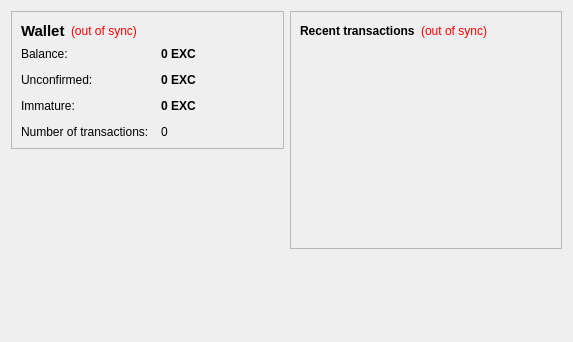
<?xml version="1.0" encoding="UTF-8"?>
<ui version="4.0">
 <class>OverviewPage</class>
 <widget class="QWidget" name="OverviewPage">
  <property name="geometry">
   <rect>
    <x>0</x>
    <y>0</y>
    <width>573</width>
    <height>342</height>
   </rect>
  </property>
  <property name="windowTitle">
   <string>Form</string>
  </property>
  <layout class="QHBoxLayout" name="horizontalLayout" stretch="1,1">
   <item>
    <layout class="QVBoxLayout" name="verticalLayout_2">
     <item>
      <widget class="QFrame" name="frame">
       <property name="frameShape">
        <enum>QFrame::StyledPanel</enum>
       </property>
       <property name="frameShadow">
        <enum>QFrame::Raised</enum>
       </property>
       <layout class="QVBoxLayout" name="verticalLayout_4">
        <item>
         <layout class="QHBoxLayout" name="horizontalLayout_4">
          <item>
           <widget class="QLabel" name="label_5">
            <property name="font">
             <font>
              <pointsize>11</pointsize>
              <weight>75</weight>
              <bold>true</bold>
             </font>
            </property>
            <property name="text">
             <string>Wallet</string>
            </property>
           </widget>
          </item>
          <item>
           <widget class="QLabel" name="labelWalletStatus">
            <property name="toolTip">
             <string>The displayed information may be out of date. Your wallet automatically synchronizes with the ExileCoin network after a connection is established, but this process has not completed yet.</string>
            </property>
            <property name="styleSheet">
             <string notr="true">QLabel { color: red; }</string>
            </property>
            <property name="text">
             <string notr="true">(out of sync)</string>
            </property>
            <property name="alignment">
             <set>Qt::AlignLeading|Qt::AlignLeft|Qt::AlignVCenter</set>
            </property>
           </widget>
          </item>
          <item>
           <spacer name="horizontalSpacer_2">
            <property name="orientation">
             <enum>Qt::Horizontal</enum>
            </property>
            <property name="sizeHint" stdset="0">
             <size>
              <width>40</width>
              <height>20</height>
             </size>
            </property>
           </spacer>
          </item>
         </layout>
        </item>
        <item>
         <layout class="QFormLayout" name="formLayout_2">
          <property name="fieldGrowthPolicy">
           <enum>QFormLayout::AllNonFixedFieldsGrow</enum>
          </property>
          <property name="horizontalSpacing">
           <number>12</number>
          </property>
          <property name="verticalSpacing">
           <number>12</number>
          </property>
          <item row="0" column="0">
           <widget class="QLabel" name="label">
            <property name="text">
             <string>Balance:</string>
            </property>
           </widget>
          </item>
          <item row="0" column="1">
           <widget class="QLabel" name="labelBalance">
            <property name="font">
             <font>
              <weight>75</weight>
              <bold>true</bold>
             </font>
            </property>
            <property name="cursor">
             <cursorShape>IBeamCursor</cursorShape>
            </property>
            <property name="toolTip">
             <string>Your current balance</string>
            </property>
            <property name="text">
             <string notr="true">0 EXC</string>
            </property>
            <property name="textInteractionFlags">
             <set>Qt::LinksAccessibleByMouse|Qt::TextSelectableByKeyboard|Qt::TextSelectableByMouse</set>
            </property>
           </widget>
          </item>
          <item row="1" column="0">
           <widget class="QLabel" name="label_3">
            <property name="text">
             <string>Unconfirmed:</string>
            </property>
           </widget>
          </item>
          <item row="1" column="1">
           <widget class="QLabel" name="labelUnconfirmed">
            <property name="font">
             <font>
              <weight>75</weight>
              <bold>true</bold>
             </font>
            </property>
            <property name="cursor">
             <cursorShape>IBeamCursor</cursorShape>
            </property>
            <property name="toolTip">
             <string>Total of transactions that have yet to be confirmed, and do not yet count toward the current balance</string>
            </property>
            <property name="text">
             <string notr="true">0 EXC</string>
            </property>
            <property name="textInteractionFlags">
             <set>Qt::LinksAccessibleByMouse|Qt::TextSelectableByKeyboard|Qt::TextSelectableByMouse</set>
            </property>
           </widget>
          </item>
          <item row="3" column="0">
           <widget class="QLabel" name="label_2">
            <property name="text">
             <string>Number of transactions:</string>
            </property>
           </widget>
          </item>
          <item row="3" column="1">
           <widget class="QLabel" name="labelNumTransactions">
            <property name="toolTip">
             <string>Total number of transactions in wallet</string>
            </property>
            <property name="text">
             <string notr="true">0</string>
            </property>
           </widget>
          </item>
          <item row="2" column="0">
           <widget class="QLabel" name="labelImmatureText">
            <property name="text">
             <string>Immature:</string>
            </property>
           </widget>
          </item>
          <item row="2" column="1">
           <widget class="QLabel" name="labelImmature">
            <property name="font">
             <font>
              <weight>75</weight>
              <bold>true</bold>
             </font>
            </property>
            <property name="toolTip">
             <string>Mined balance that has not yet matured</string>
            </property>
            <property name="text">
             <string notr="true">0 EXC</string>
            </property>
            <property name="textInteractionFlags">
             <set>Qt::LinksAccessibleByMouse|Qt::TextSelectableByKeyboard|Qt::TextSelectableByMouse</set>
            </property>
           </widget>
          </item>
         </layout>
        </item>
       </layout>
      </widget>
     </item>
     <item>
      <spacer name="verticalSpacer">
       <property name="orientation">
        <enum>Qt::Vertical</enum>
       </property>
       <property name="sizeHint" stdset="0">
        <size>
         <width>20</width>
         <height>40</height>
        </size>
       </property>
      </spacer>
     </item>
    </layout>
   </item>
   <item>
    <layout class="QVBoxLayout" name="verticalLayout_3">
     <item>
      <widget class="QFrame" name="frame_2">
       <property name="frameShape">
        <enum>QFrame::StyledPanel</enum>
       </property>
       <property name="frameShadow">
        <enum>QFrame::Raised</enum>
       </property>
       <layout class="QVBoxLayout" name="verticalLayout">
        <item>
         <layout class="QHBoxLayout" name="horizontalLayout_2">
          <item>
           <widget class="QLabel" name="label_4">
            <property name="text">
             <string>&lt;b&gt;Recent transactions&lt;/b&gt;</string>
            </property>
           </widget>
          </item>
          <item>
           <widget class="QLabel" name="labelTransactionsStatus">
            <property name="toolTip">
             <string>The displayed information may be out of date. Your wallet automatically synchronizes with the ExileCoin network after a connection is established, but this process has not completed yet.</string>
            </property>
            <property name="styleSheet">
             <string notr="true">QLabel { color: red; }</string>
            </property>
            <property name="text">
             <string notr="true">(out of sync)</string>
            </property>
            <property name="alignment">
             <set>Qt::AlignRight|Qt::AlignTrailing|Qt::AlignVCenter</set>
            </property>
           </widget>
          </item>
          <item>
           <spacer name="horizontalSpacer">
            <property name="orientation">
             <enum>Qt::Horizontal</enum>
            </property>
            <property name="sizeHint" stdset="0">
             <size>
              <width>40</width>
              <height>20</height>
             </size>
            </property>
           </spacer>
          </item>
         </layout>
        </item>
        <item>
         <widget class="QListView" name="listTransactions">
          <property name="styleSheet">
           <string notr="true">QListView { background: transparent; }</string>
          </property>
          <property name="frameShape">
           <enum>QFrame::NoFrame</enum>
          </property>
          <property name="verticalScrollBarPolicy">
           <enum>Qt::ScrollBarAlwaysOff</enum>
          </property>
          <property name="horizontalScrollBarPolicy">
           <enum>Qt::ScrollBarAlwaysOff</enum>
          </property>
          <property name="selectionMode">
           <enum>QAbstractItemView::NoSelection</enum>
          </property>
         </widget>
        </item>
       </layout>
      </widget>
     </item>
     <item>
      <spacer name="verticalSpacer_2">
       <property name="orientation">
        <enum>Qt::Vertical</enum>
       </property>
       <property name="sizeHint" stdset="0">
        <size>
         <width>20</width>
         <height>40</height>
        </size>
       </property>
      </spacer>
     </item>
    </layout>
   </item>
  </layout>
 </widget>
 <resources/>
 <connections/>
</ui>
